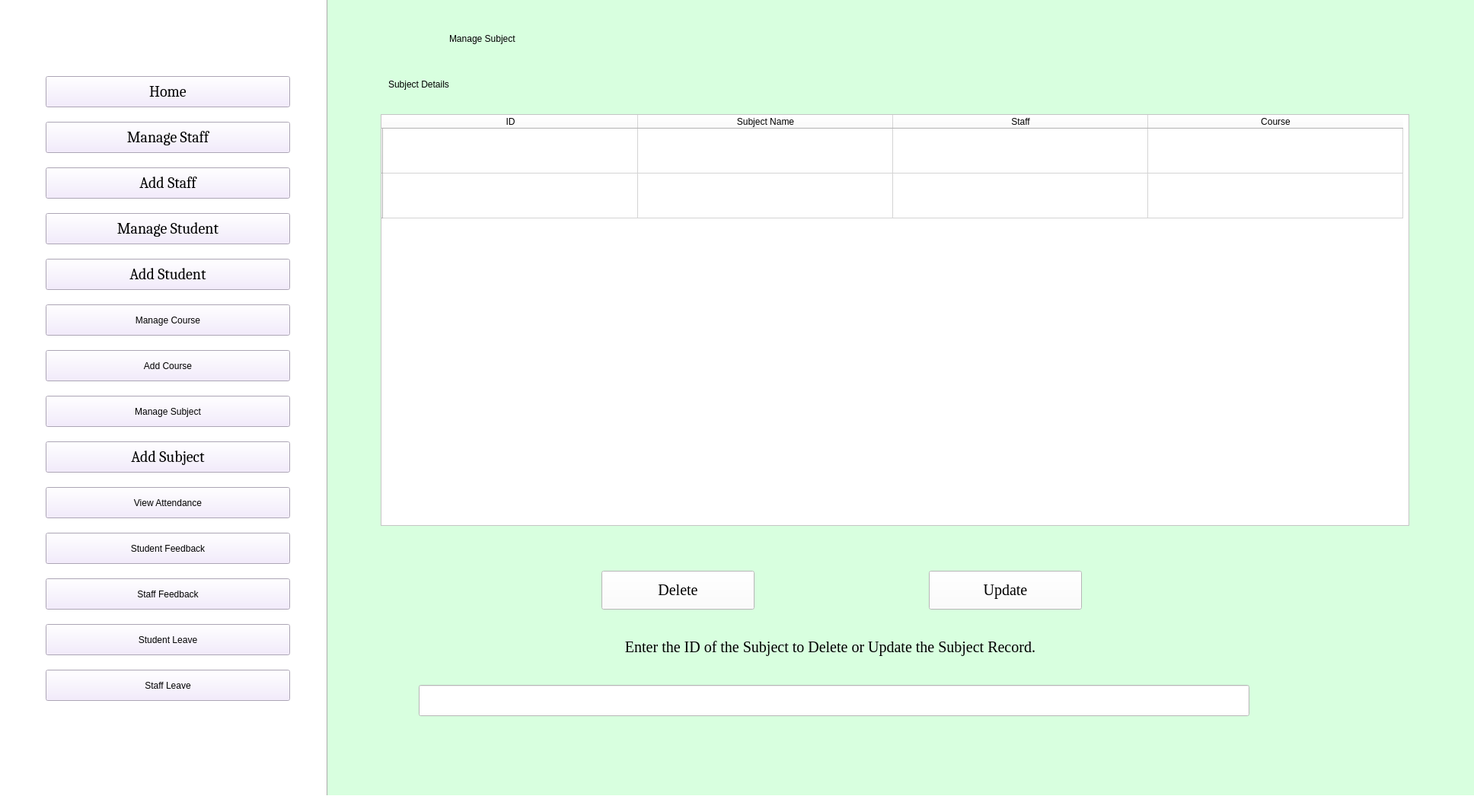
<?xml version="1.0" encoding="UTF-8"?>
<ui version="4.0">
 <class>AdminHomePage</class>
 <widget class="QMainWindow" name="AdminHomePage">
  <property name="enabled">
   <bool>true</bool>
  </property>
  <property name="geometry">
   <rect>
    <x>0</x>
    <y>0</y>
    <width>1936</width>
    <height>1067</height>
   </rect>
  </property>
  <property name="windowTitle">
   <string>Admin Home Page</string>
  </property>
  <property name="styleSheet">
   <string notr="true">background-color: rgb(255, 225, 198);
background-color: rgb(255, 255, 255);
</string>
  </property>
  <widget class="QWidget" name="centralwidget">
   <widget class="QPushButton" name="Home_b">
    <property name="geometry">
     <rect>
      <x>60</x>
      <y>100</y>
      <width>321</width>
      <height>41</height>
     </rect>
    </property>
    <property name="font">
     <font>
      <family>Cambria</family>
      <pointsize>15</pointsize>
      <weight>50</weight>
      <italic>false</italic>
      <bold>false</bold>
     </font>
    </property>
    <property name="styleSheet">
     <string notr="true">font: 15pt &quot;Cambria&quot;;
background-color: rgb(241, 231, 254);</string>
    </property>
    <property name="text">
     <string>Home</string>
    </property>
   </widget>
   <widget class="QPushButton" name="ManageStaff_b">
    <property name="geometry">
     <rect>
      <x>60</x>
      <y>160</y>
      <width>321</width>
      <height>41</height>
     </rect>
    </property>
    <property name="font">
     <font>
      <family>Cambria</family>
      <pointsize>15</pointsize>
      <weight>50</weight>
      <italic>false</italic>
      <bold>false</bold>
     </font>
    </property>
    <property name="styleSheet">
     <string notr="true">font: 15pt &quot;Cambria&quot;;
background-color: rgb(241, 231, 254);</string>
    </property>
    <property name="text">
     <string>Manage Staff</string>
    </property>
   </widget>
   <widget class="QPushButton" name="AddStaff_b">
    <property name="geometry">
     <rect>
      <x>60</x>
      <y>220</y>
      <width>321</width>
      <height>41</height>
     </rect>
    </property>
    <property name="font">
     <font>
      <family>Cambria</family>
      <pointsize>15</pointsize>
      <weight>50</weight>
      <italic>false</italic>
      <bold>false</bold>
     </font>
    </property>
    <property name="styleSheet">
     <string notr="true">font: 15pt &quot;Cambria&quot;;
background-color: rgb(241, 231, 254);</string>
    </property>
    <property name="text">
     <string>Add Staff</string>
    </property>
   </widget>
   <widget class="QPushButton" name="AddStudent_b">
    <property name="geometry">
     <rect>
      <x>60</x>
      <y>340</y>
      <width>321</width>
      <height>41</height>
     </rect>
    </property>
    <property name="font">
     <font>
      <family>Cambria</family>
      <pointsize>15</pointsize>
      <weight>50</weight>
      <italic>false</italic>
      <bold>false</bold>
     </font>
    </property>
    <property name="styleSheet">
     <string notr="true">font: 15pt &quot;Cambria&quot;;
background-color: rgb(241, 231, 254);</string>
    </property>
    <property name="text">
     <string>Add Student</string>
    </property>
   </widget>
   <widget class="QPushButton" name="ManageCourse_b">
    <property name="geometry">
     <rect>
      <x>60</x>
      <y>400</y>
      <width>321</width>
      <height>41</height>
     </rect>
    </property>
    <property name="styleSheet">
     <string notr="true">font: 15pt &quot;Cambria&quot;;
background-color: rgb(241, 231, 254);</string>
    </property>
    <property name="text">
     <string>Manage Course</string>
    </property>
   </widget>
   <widget class="QPushButton" name="AddCourse_b">
    <property name="geometry">
     <rect>
      <x>60</x>
      <y>460</y>
      <width>321</width>
      <height>41</height>
     </rect>
    </property>
    <property name="styleSheet">
     <string notr="true">font: 15pt &quot;Cambria&quot;;
background-color: rgb(241, 231, 254);</string>
    </property>
    <property name="text">
     <string>Add Course</string>
    </property>
   </widget>
   <widget class="QPushButton" name="ManageSubject_b">
    <property name="geometry">
     <rect>
      <x>60</x>
      <y>520</y>
      <width>321</width>
      <height>41</height>
     </rect>
    </property>
    <property name="styleSheet">
     <string notr="true">font: 15pt &quot;Cambria&quot;;
background-color: rgb(241, 231, 254);</string>
    </property>
    <property name="text">
     <string>Manage Subject</string>
    </property>
   </widget>
   <widget class="QPushButton" name="AddSubject_b">
    <property name="geometry">
     <rect>
      <x>60</x>
      <y>580</y>
      <width>321</width>
      <height>41</height>
     </rect>
    </property>
    <property name="font">
     <font>
      <family>Cambria</family>
      <pointsize>15</pointsize>
      <weight>50</weight>
      <italic>false</italic>
      <bold>false</bold>
     </font>
    </property>
    <property name="styleSheet">
     <string notr="true">font: 15pt &quot;Cambria&quot;;
background-color: rgb(241, 231, 254);</string>
    </property>
    <property name="text">
     <string>Add Subject</string>
    </property>
   </widget>
   <widget class="QPushButton" name="ViewAttendance_b">
    <property name="geometry">
     <rect>
      <x>60</x>
      <y>640</y>
      <width>321</width>
      <height>41</height>
     </rect>
    </property>
    <property name="styleSheet">
     <string notr="true">font: 15pt &quot;Cambria&quot;;
background-color: rgb(241, 231, 254);</string>
    </property>
    <property name="text">
     <string>View Attendance</string>
    </property>
   </widget>
   <widget class="QPushButton" name="StudentFeedback_b">
    <property name="geometry">
     <rect>
      <x>60</x>
      <y>700</y>
      <width>321</width>
      <height>41</height>
     </rect>
    </property>
    <property name="styleSheet">
     <string notr="true">font: 15pt &quot;Cambria&quot;;
background-color: rgb(241, 231, 254);</string>
    </property>
    <property name="text">
     <string>Student Feedback</string>
    </property>
   </widget>
   <widget class="QPushButton" name="StaffFeedback_b">
    <property name="geometry">
     <rect>
      <x>60</x>
      <y>760</y>
      <width>321</width>
      <height>41</height>
     </rect>
    </property>
    <property name="styleSheet">
     <string notr="true">font: 15pt &quot;Cambria&quot;;
background-color: rgb(241, 231, 254);</string>
    </property>
    <property name="text">
     <string>Staff Feedback</string>
    </property>
   </widget>
   <widget class="QPushButton" name="StudentLeave_b">
    <property name="geometry">
     <rect>
      <x>60</x>
      <y>820</y>
      <width>321</width>
      <height>41</height>
     </rect>
    </property>
    <property name="styleSheet">
     <string notr="true">font: 15pt &quot;Cambria&quot;;
background-color: rgb(241, 231, 254);</string>
    </property>
    <property name="text">
     <string>Student Leave</string>
    </property>
   </widget>
   <widget class="QPushButton" name="ManageStudent_b">
    <property name="geometry">
     <rect>
      <x>60</x>
      <y>280</y>
      <width>321</width>
      <height>41</height>
     </rect>
    </property>
    <property name="font">
     <font>
      <family>Cambria</family>
      <pointsize>15</pointsize>
      <weight>50</weight>
      <italic>false</italic>
      <bold>false</bold>
     </font>
    </property>
    <property name="styleSheet">
     <string notr="true">font: 15pt &quot;Cambria&quot;;
background-color: rgb(241, 231, 254);</string>
    </property>
    <property name="text">
     <string>Manage Student</string>
    </property>
   </widget>
   <widget class="QPushButton" name="StaffLeave_b">
    <property name="geometry">
     <rect>
      <x>60</x>
      <y>880</y>
      <width>321</width>
      <height>41</height>
     </rect>
    </property>
    <property name="styleSheet">
     <string notr="true">font: 15pt &quot;Cambria&quot;;
background-color: rgb(241, 231, 254);</string>
    </property>
    <property name="text">
     <string>Staff Leave</string>
    </property>
   </widget>
   <widget class="Line" name="line">
    <property name="geometry">
     <rect>
      <x>420</x>
      <y>-50</y>
      <width>20</width>
      <height>1121</height>
     </rect>
    </property>
    <property name="orientation">
     <enum>Qt::Vertical</enum>
    </property>
   </widget>
   <widget class="QLabel" name="AdminManageStaff_l">
    <property name="geometry">
     <rect>
      <x>430</x>
      <y>-80</y>
      <width>1521</width>
      <height>1151</height>
     </rect>
    </property>
    <property name="styleSheet">
     <string notr="true">background-color: rgb(216, 255, 223);</string>
    </property>
    <property name="text">
     <string/>
    </property>
   </widget>
   <widget class="QLabel" name="ManageSubject_l">
    <property name="geometry">
     <rect>
      <x>590</x>
      <y>30</y>
      <width>1351</width>
      <height>41</height>
     </rect>
    </property>
    <property name="styleSheet">
     <string notr="true">font: 75 17pt &quot;Times New Roman&quot;;
background-color: rgb(216, 255, 223);</string>
    </property>
    <property name="text">
     <string>Manage Subject</string>
    </property>
   </widget>
   <widget class="QLabel" name="SubjectDetails_l">
    <property name="geometry">
     <rect>
      <x>510</x>
      <y>90</y>
      <width>1351</width>
      <height>41</height>
     </rect>
    </property>
    <property name="styleSheet">
     <string notr="true">font: 15pt &quot;Times New Roman&quot;;
background-color: rgb(216, 255, 223);</string>
    </property>
    <property name="text">
     <string>Subject Details</string>
    </property>
   </widget>
   <widget class="QPushButton" name="Delete_b">
    <property name="geometry">
     <rect>
      <x>790</x>
      <y>750</y>
      <width>201</width>
      <height>51</height>
     </rect>
    </property>
    <property name="font">
     <font>
      <family>Times New Roman</family>
      <pointsize>15</pointsize>
     </font>
    </property>
    <property name="text">
     <string>Delete</string>
    </property>
   </widget>
   <widget class="QPushButton" name="Update_b">
    <property name="geometry">
     <rect>
      <x>1220</x>
      <y>750</y>
      <width>201</width>
      <height>51</height>
     </rect>
    </property>
    <property name="font">
     <font>
      <family>Times New Roman</family>
      <pointsize>15</pointsize>
     </font>
    </property>
    <property name="text">
     <string>Update</string>
    </property>
   </widget>
   <widget class="QLabel" name="DelUpd_l">
    <property name="geometry">
     <rect>
      <x>550</x>
      <y>830</y>
      <width>1081</width>
      <height>41</height>
     </rect>
    </property>
    <property name="font">
     <font>
      <family>Times New Roman</family>
      <pointsize>15</pointsize>
      <weight>50</weight>
      <italic>false</italic>
      <bold>false</bold>
     </font>
    </property>
    <property name="styleSheet">
     <string notr="true">font: 15pt &quot;Times New Roman&quot;;
background-color: rgb(216, 255, 223);</string>
    </property>
    <property name="text">
     <string>Enter the ID of the Subject to Delete or Update the Subject Record.</string>
    </property>
    <property name="alignment">
     <set>Qt::AlignCenter</set>
    </property>
   </widget>
   <widget class="QLineEdit" name="DelUpd_tb">
    <property name="geometry">
     <rect>
      <x>550</x>
      <y>900</y>
      <width>1091</width>
      <height>41</height>
     </rect>
    </property>
    <property name="font">
     <font>
      <family>Times New Roman</family>
      <pointsize>15</pointsize>
     </font>
    </property>
   </widget>
   <widget class="QTableWidget" name="ManageSubject_t">
    <property name="geometry">
     <rect>
      <x>500</x>
      <y>150</y>
      <width>1351</width>
      <height>541</height>
     </rect>
    </property>
    <property name="styleSheet">
     <string notr="true">font: 13pt &quot;Times New Roman&quot;;</string>
    </property>
    <property name="rowCount">
     <number>2</number>
    </property>
    <property name="columnCount">
     <number>4</number>
    </property>
    <attribute name="horizontalHeaderDefaultSectionSize">
     <number>335</number>
    </attribute>
    <attribute name="verticalHeaderDefaultSectionSize">
     <number>59</number>
    </attribute>
    <row>
     <property name="text">
      <string/>
     </property>
    </row>
    <row>
     <property name="text">
      <string/>
     </property>
    </row>
    <column>
     <property name="text">
      <string>ID</string>
     </property>
    </column>
    <column>
     <property name="text">
      <string>Subject Name</string>
     </property>
    </column>
    <column>
     <property name="text">
      <string>Staff</string>
     </property>
    </column>
    <column>
     <property name="text">
      <string>Course</string>
     </property>
    </column>
   </widget>
  </widget>
  <widget class="QStatusBar" name="statusbar"/>
 </widget>
 <resources/>
 <connections/>
</ui>
